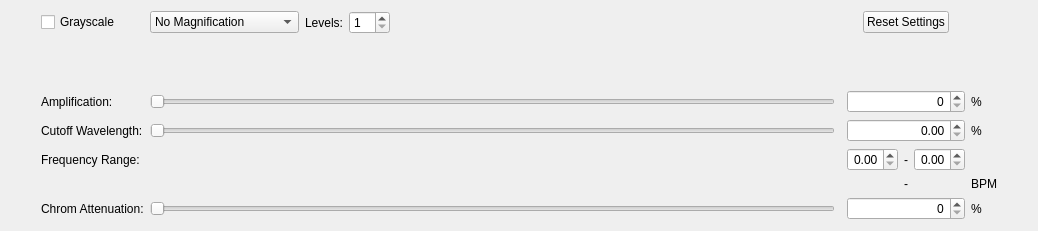
<?xml version="1.0" encoding="UTF-8"?>
<ui version="4.0">
 <class>MagnifyOptions</class>
 <widget class="QWidget" name="MagnifyOptions">
  <property name="geometry">
   <rect>
    <x>0</x>
    <y>0</y>
    <width>1038</width>
    <height>231</height>
   </rect>
  </property>
  <property name="sizePolicy">
   <sizepolicy hsizetype="Minimum" vsizetype="Maximum">
    <horstretch>0</horstretch>
    <verstretch>0</verstretch>
   </sizepolicy>
  </property>
  <property name="minimumSize">
   <size>
    <width>0</width>
    <height>0</height>
   </size>
  </property>
  <property name="windowTitle">
   <string>Form</string>
  </property>
  <layout class="QGridLayout" name="gridLayout_2">
   <item row="5" column="6">
    <widget class="QDoubleSpinBox" name="COHighDoubleSpinBox">
     <property name="sizePolicy">
      <sizepolicy hsizetype="Maximum" vsizetype="Fixed">
       <horstretch>0</horstretch>
       <verstretch>0</verstretch>
      </sizepolicy>
     </property>
     <property name="alignment">
      <set>Qt::AlignmentFlag::AlignRight|Qt::AlignmentFlag::AlignTrailing|Qt::AlignmentFlag::AlignVCenter</set>
     </property>
     <property name="minimum">
      <double>0.000000000000000</double>
     </property>
     <property name="maximum">
      <double>2.000000000000000</double>
     </property>
     <property name="singleStep">
      <double>0.010000000000000</double>
     </property>
    </widget>
   </item>
   <item row="5" column="0">
    <spacer name="horizontalSpacer_3">
     <property name="orientation">
      <enum>Qt::Orientation::Horizontal</enum>
     </property>
     <property name="sizeType">
      <enum>QSizePolicy::Policy::Maximum</enum>
     </property>
     <property name="sizeHint" stdset="0">
      <size>
       <width>30</width>
       <height>0</height>
      </size>
     </property>
    </spacer>
   </item>
   <item row="4" column="7">
    <widget class="QLabel" name="COWavelengthValLabel">
     <property name="text">
      <string>%</string>
     </property>
    </widget>
   </item>
   <item row="4" column="2">
    <widget class="QSlider" name="COWavelengthSlider">
     <property name="maximum">
      <number>1000</number>
     </property>
     <property name="orientation">
      <enum>Qt::Orientation::Horizontal</enum>
     </property>
    </widget>
   </item>
   <item row="5" column="7">
    <widget class="QLabel" name="DoubleSliderValLabel">
     <property name="text">
      <string/>
     </property>
    </widget>
   </item>
   <item row="5" column="4">
    <widget class="QDoubleSpinBox" name="COLowDoubleSpinBox">
     <property name="sizePolicy">
      <sizepolicy hsizetype="Maximum" vsizetype="Fixed">
       <horstretch>0</horstretch>
       <verstretch>0</verstretch>
      </sizepolicy>
     </property>
     <property name="alignment">
      <set>Qt::AlignmentFlag::AlignRight|Qt::AlignmentFlag::AlignTrailing|Qt::AlignmentFlag::AlignVCenter</set>
     </property>
     <property name="maximum">
      <double>2.000000000000000</double>
     </property>
     <property name="singleStep">
      <double>0.010000000000000</double>
     </property>
    </widget>
   </item>
   <item row="4" column="4" colspan="3">
    <widget class="QDoubleSpinBox" name="COWavelengthSpinBox">
     <property name="alignment">
      <set>Qt::AlignmentFlag::AlignRight|Qt::AlignmentFlag::AlignTrailing|Qt::AlignmentFlag::AlignVCenter</set>
     </property>
     <property name="maximum">
      <double>100.000000000000000</double>
     </property>
    </widget>
   </item>
   <item row="6" column="5">
    <widget class="QLabel" name="BpmSpacer">
     <property name="text">
      <string>-</string>
     </property>
    </widget>
   </item>
   <item row="7" column="7">
    <widget class="QLabel" name="ChromValLabel">
     <property name="text">
      <string>%</string>
     </property>
    </widget>
   </item>
   <item row="3" column="4" colspan="3">
    <widget class="QSpinBox" name="AmplificationSpinBox">
     <property name="sizePolicy">
      <sizepolicy hsizetype="Minimum" vsizetype="Fixed">
       <horstretch>0</horstretch>
       <verstretch>0</verstretch>
      </sizepolicy>
     </property>
     <property name="alignment">
      <set>Qt::AlignmentFlag::AlignRight|Qt::AlignmentFlag::AlignTrailing|Qt::AlignmentFlag::AlignVCenter</set>
     </property>
     <property name="maximum">
      <number>200</number>
     </property>
    </widget>
   </item>
   <item row="3" column="2">
    <widget class="QSlider" name="AmplificationSlider">
     <property name="maximum">
      <number>200</number>
     </property>
     <property name="orientation">
      <enum>Qt::Orientation::Horizontal</enum>
     </property>
    </widget>
   </item>
   <item row="4" column="1">
    <widget class="QLabel" name="COWavelengthLabel">
     <property name="toolTip">
      <string>&lt;html&gt;&lt;head/&gt;&lt;body&gt;&lt;p&gt;&lt;span style=&quot; font-weight:600;&quot;&gt;Cutoff Wavelength&lt;/span&gt;&lt;/p&gt;&lt;p&gt;The higher the value, the less noise and small/short movements are amplified.&lt;/p&gt;&lt;/body&gt;&lt;/html&gt;</string>
     </property>
     <property name="whatsThis">
      <string>&lt;html&gt;&lt;head/&gt;&lt;body&gt;&lt;p&gt;&lt;span style=&quot; font-weight:600;&quot;&gt;Cutoff Wavelength&lt;/span&gt;&lt;/p&gt;&lt;p&gt;The higher the value, the less noise and small/short movements are amplified.&lt;/p&gt;&lt;/body&gt;&lt;/html&gt;</string>
     </property>
     <property name="text">
      <string>Cutoff Wavelength:</string>
     </property>
    </widget>
   </item>
   <item row="0" column="2" colspan="2">
    <layout class="QHBoxLayout" name="horizontalLayout">
     <item>
      <widget class="QComboBox" name="MagnifcationtypeComboBox">
       <property name="sizePolicy">
        <sizepolicy hsizetype="Maximum" vsizetype="Fixed">
         <horstretch>0</horstretch>
         <verstretch>0</verstretch>
        </sizepolicy>
       </property>
       <property name="currentIndex">
        <number>0</number>
       </property>
       <item>
        <property name="text">
         <string>No Magnification</string>
        </property>
       </item>
       <item>
        <property name="text">
         <string>Color Magnification</string>
        </property>
       </item>
       <item>
        <property name="text">
         <string>Laplace Magnification</string>
        </property>
       </item>
       <item>
        <property name="text">
         <string>Riesz Magnification</string>
        </property>
       </item>
      </widget>
     </item>
     <item>
      <widget class="QLabel" name="LevelsLabel">
       <property name="toolTip">
        <string>&lt;html&gt;&lt;head/&gt;&lt;body&gt;&lt;p&gt;Number of levels of spatial filter (image pyramid).&lt;ul&gt;&lt;li&gt;&lt;b&gt;Color Magnification:&lt;/b&gt;The higher the level, the faster the algorithm, the worse the precision of the measured signal. If level too low, the amplified signal is too low.&lt;/li&gt;&lt;li&gt;&lt;b&gt;Motion Magnification:&lt;/b&gt;The higher the level, the more big movements are amplified, so the less little movements are amplified.&lt;/li&gt;&lt;/ul&gt;&lt;/p&gt;&lt;/body&gt;&lt;/html&gt;</string>
       </property>
       <property name="whatsThis">
        <string>&lt;html&gt;&lt;head/&gt;&lt;body&gt;&lt;p&gt;&lt;span style=&quot; color:#000000;&quot;&gt;Number of levels of spatial filter (image pyramid).&lt;/span&gt;&lt;/p&gt;&lt;/body&gt;&lt;/html&gt;</string>
       </property>
       <property name="text">
        <string>Levels:</string>
       </property>
      </widget>
     </item>
     <item>
      <widget class="QSpinBox" name="LevelsSpinBox">
       <property name="sizePolicy">
        <sizepolicy hsizetype="Maximum" vsizetype="Fixed">
         <horstretch>0</horstretch>
         <verstretch>0</verstretch>
        </sizepolicy>
       </property>
       <property name="whatsThis">
        <string>&lt;html&gt;&lt;head/&gt;&lt;body&gt;&lt;p&gt;Number of levels of spatial filter (image pyramid).&lt;/p&gt;&lt;ul style=&quot;margin-top: 0px; margin-bottom: 0px; margin-left: 0px; margin-right: 0px; -qt-list-indent: 1;&quot;&gt;&lt;li style=&quot; margin-top:12px; margin-bottom:0px; margin-left:0px; margin-right:0px; -qt-block-indent:0; text-indent:0px;&quot;&gt;Motion: The higher the value, the slower the processing, the less noise and fast/small movements&lt;/li&gt;&lt;li style=&quot; margin-top:0px; margin-bottom:12px; margin-left:0px; margin-right:0px; -qt-block-indent:0; text-indent:0px;&quot;&gt;Color: The higher the value, the faster the processing, the more artifacts you get&lt;/li&gt;&lt;/ul&gt;&lt;/body&gt;&lt;/html&gt;</string>
       </property>
       <property name="minimum">
        <number>1</number>
       </property>
       <property name="maximum">
        <number>10</number>
       </property>
      </widget>
     </item>
     <item>
      <spacer name="horizontalSpacer">
       <property name="orientation">
        <enum>Qt::Orientation::Horizontal</enum>
       </property>
       <property name="sizeHint" stdset="0">
        <size>
         <width>40</width>
         <height>20</height>
        </size>
       </property>
      </spacer>
     </item>
    </layout>
   </item>
   <item row="7" column="4" colspan="3">
    <widget class="QSpinBox" name="ChromSpinBox">
     <property name="sizePolicy">
      <sizepolicy hsizetype="Minimum" vsizetype="Fixed">
       <horstretch>0</horstretch>
       <verstretch>0</verstretch>
      </sizepolicy>
     </property>
     <property name="alignment">
      <set>Qt::AlignmentFlag::AlignRight|Qt::AlignmentFlag::AlignTrailing|Qt::AlignmentFlag::AlignVCenter</set>
     </property>
     <property name="maximum">
      <number>100</number>
     </property>
    </widget>
   </item>
   <item row="5" column="5">
    <widget class="QLabel" name="HzSpacer">
     <property name="text">
      <string>-</string>
     </property>
     <property name="alignment">
      <set>Qt::AlignmentFlag::AlignCenter</set>
     </property>
    </widget>
   </item>
   <item row="3" column="7">
    <widget class="QLabel" name="AmplificationValLabel">
     <property name="text">
      <string>%</string>
     </property>
    </widget>
   </item>
   <item row="0" column="4" colspan="3">
    <layout class="QHBoxLayout" name="horizontalLayout_2">
     <property name="spacing">
      <number>7</number>
     </property>
     <item>
      <widget class="QPushButton" name="resetButton">
       <property name="sizePolicy">
        <sizepolicy hsizetype="Maximum" vsizetype="Fixed">
         <horstretch>0</horstretch>
         <verstretch>0</verstretch>
        </sizepolicy>
       </property>
       <property name="layoutDirection">
        <enum>Qt::LayoutDirection::LeftToRight</enum>
       </property>
       <property name="autoFillBackground">
        <bool>false</bool>
       </property>
       <property name="text">
        <string>Reset Settings</string>
       </property>
      </widget>
     </item>
    </layout>
   </item>
   <item row="7" column="1">
    <widget class="QLabel" name="ChromLabel">
     <property name="toolTip">
      <string>&lt;html&gt;&lt;head/&gt;&lt;body&gt;&lt;p&gt;&lt;span style=&quot; font-weight:600;&quot;&gt;Chrom Attenuation&lt;/span&gt;&lt;/p&gt;&lt;p&gt;Chrominance channel magnification. The higher the value, the more colorful the movements.&lt;/p&gt;&lt;/body&gt;&lt;/html&gt;</string>
     </property>
     <property name="whatsThis">
      <string>&lt;html&gt;&lt;head/&gt;&lt;body&gt;&lt;p&gt;&lt;span style=&quot; font-weight:600;&quot;&gt;Chrom Attenuation&lt;/span&gt;&lt;/p&gt;&lt;p&gt;Chrominance channel magnification. The higher the value, the more colorful the movements.&lt;/p&gt;&lt;/body&gt;&lt;/html&gt;</string>
     </property>
     <property name="text">
      <string>Chrom Attenuation:</string>
     </property>
    </widget>
   </item>
   <item row="6" column="4">
    <widget class="QLabel" name="loBpm">
     <property name="text">
      <string/>
     </property>
     <property name="alignment">
      <set>Qt::AlignmentFlag::AlignCenter</set>
     </property>
    </widget>
   </item>
   <item row="5" column="8">
    <spacer name="horizontalSpacer_2">
     <property name="orientation">
      <enum>Qt::Orientation::Horizontal</enum>
     </property>
     <property name="sizeType">
      <enum>QSizePolicy::Policy::Maximum</enum>
     </property>
     <property name="sizeHint" stdset="0">
      <size>
       <width>30</width>
       <height>0</height>
      </size>
     </property>
    </spacer>
   </item>
   <item row="6" column="7">
    <widget class="QLabel" name="BpmLabel">
     <property name="text">
      <string>BPM</string>
     </property>
    </widget>
   </item>
   <item row="6" column="6">
    <widget class="QLabel" name="hiBpm">
     <property name="text">
      <string/>
     </property>
     <property name="alignment">
      <set>Qt::AlignmentFlag::AlignCenter</set>
     </property>
    </widget>
   </item>
   <item row="7" column="2">
    <widget class="QSlider" name="ChromSlider">
     <property name="maximum">
      <number>100</number>
     </property>
     <property name="orientation">
      <enum>Qt::Orientation::Horizontal</enum>
     </property>
     <property name="invertedAppearance">
      <bool>false</bool>
     </property>
    </widget>
   </item>
   <item row="3" column="1">
    <widget class="QLabel" name="AmplificationLabel">
     <property name="toolTip">
      <string>&lt;html&gt;&lt;head/&gt;&lt;body&gt;&lt;p&gt;&lt;span style=&quot; font-weight:600;&quot;&gt;Amplification factor &lt;/span&gt;&lt;/p&gt;&lt;p&gt;The higher the factor, the more movements are amplified. Reduce Amplification or enhance Cutoff Wavelength to reduce noise.&lt;/p&gt;&lt;/body&gt;&lt;/html&gt;</string>
     </property>
     <property name="toolTipDuration">
      <number>-1</number>
     </property>
     <property name="whatsThis">
      <string>&lt;html&gt;&lt;head/&gt;&lt;body&gt;&lt;p&gt;&lt;span style=&quot; font-weight:600;&quot;&gt;Amplification factor &lt;/span&gt;&lt;/p&gt;&lt;p&gt;The higher the factor, the more movements are amplified. Reduce Amplification or enhance Cutoff Wavelength to reduce noise.&lt;/p&gt;&lt;/body&gt;&lt;/html&gt;</string>
     </property>
     <property name="text">
      <string>Amplification:</string>
     </property>
    </widget>
   </item>
   <item row="0" column="1">
    <widget class="QCheckBox" name="grayscaleCheckBox">
     <property name="sizePolicy">
      <sizepolicy hsizetype="Maximum" vsizetype="Fixed">
       <horstretch>0</horstretch>
       <verstretch>0</verstretch>
      </sizepolicy>
     </property>
     <property name="toolTip">
      <string>&lt;html&gt;&lt;head/&gt;&lt;body&gt;&lt;p&gt;Converts images in grayscale before processing. Speeds up processing.&lt;/p&gt;&lt;/body&gt;&lt;/html&gt;</string>
     </property>
     <property name="whatsThis">
      <string>&lt;html&gt;&lt;head/&gt;&lt;body&gt;&lt;p&gt;&lt;span style=&quot; color:#000000;&quot;&gt;Converts images in grayscale before processing. Speeds up processing.&lt;/span&gt;&lt;/p&gt;&lt;/body&gt;&lt;/html&gt;</string>
     </property>
     <property name="text">
      <string>Grayscale</string>
     </property>
    </widget>
   </item>
   <item row="5" column="1">
    <widget class="QLabel" name="DoubleSliderLabel">
     <property name="toolTip">
      <string>&lt;html&gt;&lt;head/&gt;&lt;body&gt;&lt;p&gt;&lt;span style=&quot; font-weight:600;&quot;&gt;Frequency Range&lt;/span&gt;&lt;/p&gt;&lt;p&gt;Upper and lower cutoff value for temporal frequency filter. Low values amplify slow movements, high values amplify fast movements.&lt;/p&gt;&lt;/body&gt;&lt;/html&gt;</string>
     </property>
     <property name="whatsThis">
      <string>&lt;html&gt;&lt;head/&gt;&lt;body&gt;&lt;p&gt;&lt;span style=&quot; font-weight:600;&quot;&gt;Frequency Range&lt;/span&gt;&lt;/p&gt;&lt;p&gt;Upper and lower cutoff value for temporal frequency filter. Low values amplify slow movements, high values amplify fast movements.&lt;/p&gt;&lt;/body&gt;&lt;/html&gt;</string>
     </property>
     <property name="text">
      <string>Frequency Range:</string>
     </property>
    </widget>
   </item>
   <item row="5" column="2">
    <layout class="QHBoxLayout" name="doubleSliderField"/>
   </item>
   <item row="1" column="2">
    <spacer name="verticalSpacer">
     <property name="orientation">
      <enum>Qt::Orientation::Vertical</enum>
     </property>
     <property name="sizeHint" stdset="0">
      <size>
       <width>20</width>
       <height>40</height>
      </size>
     </property>
    </spacer>
   </item>
  </layout>
 </widget>
 <resources/>
 <connections>
  <connection>
   <sender>AmplificationSlider</sender>
   <signal>valueChanged(int)</signal>
   <receiver>AmplificationSpinBox</receiver>
   <slot>setValue(int)</slot>
   <hints>
    <hint type="sourcelabel">
     <x>397</x>
     <y>62</y>
    </hint>
    <hint type="destinationlabel">
     <x>511</x>
     <y>68</y>
    </hint>
   </hints>
  </connection>
  <connection>
   <sender>AmplificationSpinBox</sender>
   <signal>valueChanged(int)</signal>
   <receiver>AmplificationSlider</receiver>
   <slot>setValue(int)</slot>
   <hints>
    <hint type="sourcelabel">
     <x>511</x>
     <y>68</y>
    </hint>
    <hint type="destinationlabel">
     <x>397</x>
     <y>62</y>
    </hint>
   </hints>
  </connection>
  <connection>
   <sender>ChromSpinBox</sender>
   <signal>valueChanged(int)</signal>
   <receiver>ChromSlider</receiver>
   <slot>setValue(int)</slot>
   <hints>
    <hint type="sourcelabel">
     <x>455</x>
     <y>187</y>
    </hint>
    <hint type="destinationlabel">
     <x>283</x>
     <y>186</y>
    </hint>
   </hints>
  </connection>
  <connection>
   <sender>ChromSlider</sender>
   <signal>valueChanged(int)</signal>
   <receiver>ChromSpinBox</receiver>
   <slot>setValue(int)</slot>
   <hints>
    <hint type="sourcelabel">
     <x>283</x>
     <y>186</y>
    </hint>
    <hint type="destinationlabel">
     <x>455</x>
     <y>187</y>
    </hint>
   </hints>
  </connection>
 </connections>
</ui>
